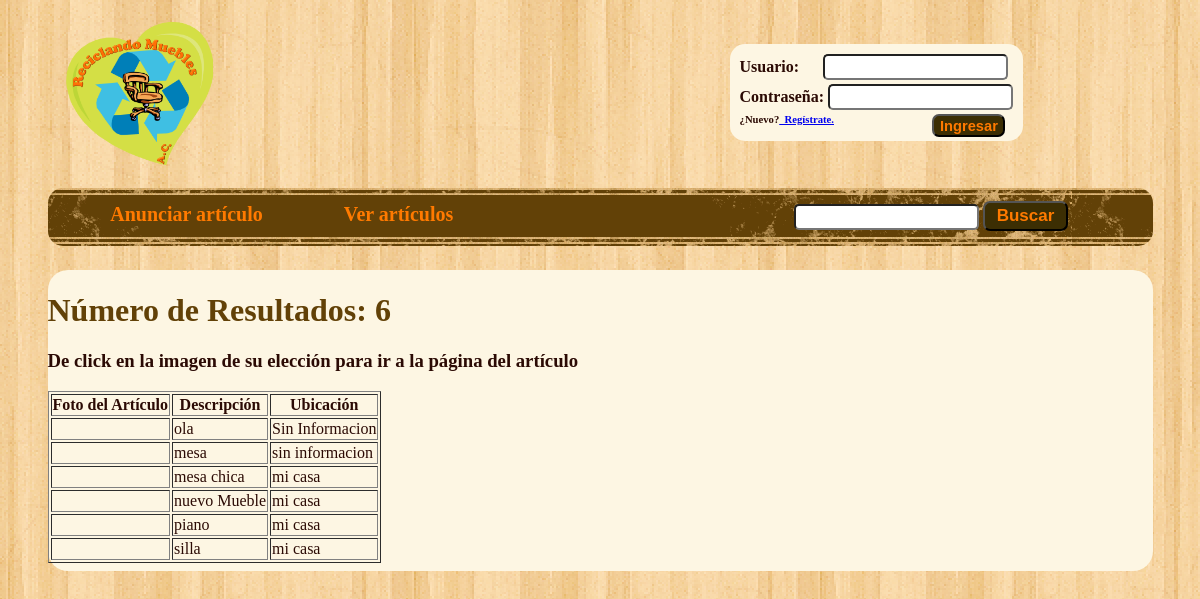
/Controllers/verArticulos.php, run on an earlier commit of the app's database.
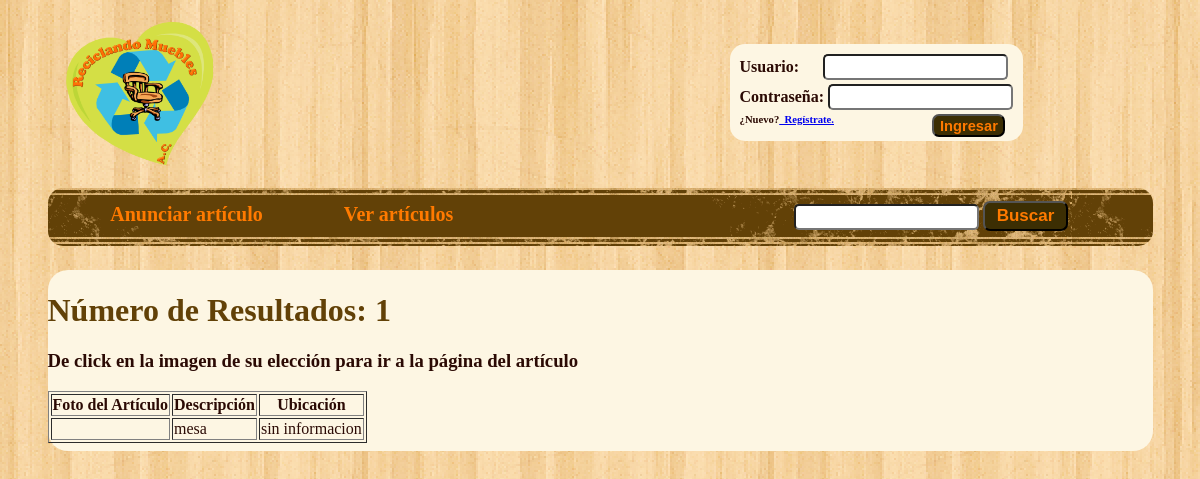
And on a later commit of the database.
### tables this page shows
CREATE TABLE IF NOT EXISTS `muebles` (
  `idMueble` int(5) NOT NULL AUTO_INCREMENT,
  `desAbreviada` varchar(60) NOT NULL,
  `desDetallada` varchar(255) NOT NULL,
  `ubicacion` varchar(70) NOT NULL,
  `latitud` varchar(100) NOT NULL,
  `reservado` int(1) NOT NULL,
  `usuario` varchar(50) NOT NULL,
  PRIMARY KEY (`idMueble`),
  KEY `usuario` (`usuario`)
);

### Models/Muebles.php (called while the page is built, shortened)
<?php
	include_once("connection.php");
	class Muebles{
		private $desAbreviada;
		private $ubicacion;
				public function llenaDatosCompletos($idMueble, $desAbreviada, $desDetallada, $ubicacion,$latitud, $reservado, $usuario){
					$this->desAbreviada = $desAbreviada;
					$this->ubicacion = $ubicacion;
				}
					public function getDesAbreviada(){
						return $this->desAbreviada;
					}
					public function getUbicacion(){
						return $this->ubicacion;
					}
				public static function obtenerListaMuebles(){
					global $conexion;
					$result = mysql_query("SELECT * FROM muebles where reservado=0",$conexion);
					$muebles= array();
					while($row= mysql_fetch_array($result)){
						$mueble = new Muebles();
						$mueble->llenaDatosCompletos($row['idMueble'], $row['desAbreviada'], $row['desDetallada'] ,  $row['ubicacion'], $row['latitud'], $row['reservado'], $row['usuario']);
						$muebles[] = $mueble;
					}
					return $muebles;
				}
	}
?>

### Views/buscarArt.php (the view, shortened to what this page needs)
<?php
	if($vacio==false){
?>
		<h1>Número de Resultados:
<?php
	$num = count($muebles);
	echo $num;
?>
		</h1>
		<h3>De click en la imagen de su elección para ir a la página del artículo</h3>
<?php
	echo "		<table border='1'>
				<tr>
					<th>Foto del Artículo</th>
					<th>Descripción</th>
					<th>Ubicación</th>
				</tr>";
	foreach($muebles as $mueble){
		$idMueble = $mueble->getIdMueble();
		echo "			<tr>\n";
		echo "				<td><a href='../Controllers/muestraInformacion.php?mueble=".$idMueble."'><img src='".(isset(glob("../PicturesData/".$mueble->getIdMueble().".*")[0])?glob("../PicturesData/".$mueble->getIdMueble().".*")[0]:'')."' width='400' /></a></td>\n";
		echo "				<td>".$mueble->getDesAbreviada()."</td>\n";
		echo "				<td>".$mueble->getUbicacion()."</td>\n";
		echo "			</tr>\n";
	}
	echo "		</table>\n";
	} else if($vacio==true){
		echo "		<h1>No hubo resultados en la búsqueda.</h1>";
	}
?>
	</div>
	</body>
</html>

### Controllers/verArticulos.php (shortened to what this page needs)
<?php
	include_once("../Models/Muebles.php");
	if(isset($_SESSION['mail'])){
		include_once("../Models/Usuario.php");
		$usuario= Usuario::obtenerUsuario($_SESSION['mail']);
		include("../Views/header.php");
	} else {
		include("../Views/headerPrincipal.php");
	}
	$muebles = Muebles::obtenerListaMuebles();
	if($muebles){
		include("../Views/buscarArt.php");
	}
?>

### Views/headerPrincipal.php (shortened to what this page needs)
<!DOCTYPE html PUBLIC "-//W3C//DTD XHTML 1.0 Transitional//EN" "http://www.w3.org/TR/xhtml1/DTD/xhtml1-transitional.dtd">
<html xmlns="http://www.w3.org/1999/xhtml" lang="en" xml:lang="en">
	<head>
		<link rel="stylesheet" href="../CSS/style.css" type="text/css" media="screen" />
	</head>
	<body>
		<a href="../Controllers/index.php"><img id="logo" src="../Pictures/logo.png" alt="Reciclando Muebles A.C."/></a>
			<div id="datosSesion">
				Usuario: &nbsp; &nbsp;&nbsp;  <input type="text" name="usuario" class="campoSesion"/><br/>
				Contraseña: <input type="password" name="contra" class="campoSesion"/><br/>
				<span class="nuevo">¿Nuevo?<a href="../Controllers/registro.php">&nbsp;&nbsp;Regístrate.</a><input type="submit" class="boton" value="Ingresar" style="margin-top: 0px; height: 23px; width: 73px; font-size: 11pt; margin-right: 8px; float: right; margin-bottom: -6px;"/></span>
			</div>
		<div id="busqueda">
			<form action="../Controllers/buscarArt.php" method="get">
				<input type="text" name="parametro" id="parametroBusqueda" class="campoSesion"/>
				<input type="submit" class="boton" value="Buscar"/>
			</form>
		</div>
		<div id="head">
			<ul class="navBar">
				<li id="link1" class="nBelement"><a href="../Controllers/anunciar.php" class="nbLink" onMouseOver="arriba(this)" onMouseOut="normal(this)">Anunciar artículo</a></li>
				<li id="link2" class="nBelement"><a href="../Controllers/verArticulos.php" class="nbLink" onMouseOver="arriba(this)" onMouseOut="normal(this)">Ver artículos</a></li>
			</ul>
		</div>
		<div id="contenido">

### CSS/style.css (style rules this page uses)
body { background-image: url(../Pictures/wp2.png); color: #2B0A04; background-repeat: repeat-x repeat-y; font-family: tahoma; }
#head { width: 1105px; height: 58px; margin-left: auto; margin-right: auto; background: url(../Pictures/header.gif); border-radius: 15px; }
#logo { width: 148px; margin-left: 58px; margin-top: 14px; margin-bottom: 22px; }
#contenido { width: 1105px; margin-left: auto; margin-right: auto; background-color: #FDF6E3; border-radius: 20px; margin-top: 24px; padding-top: 1px; padding-bottom: 8px; }
#datosSesion { position: absolute; top: 44px; right: 177px; background-color: #fdf6e3; border-radius: 15px; padding: 10px; font-family: tahoma; font-weight: bold; }
#busqueda { position: absolute; top: 182px; right: 11%; }
.campoSesion { border-radius: 5px; height: 20px; margin-bottom: 4px; }
.nuevo { font-size: 8pt; }
.boton { border-radius: 7px; height: 30px; width: 85px; font-size: 17px; background-color: #3C2E03; font-weight: bold; color: #FF7A00; margin-top: 19px; margin-bottom: 2px; }
h1 { color: #624107; }
form { margin-left: 40px; }
.navBar { list-style-type:none; margin:0; padding:0; overflow:hidden; margin-left: 39px; padding-top: 3.5px; }
.nBelement { float:left; }
.nbLink { color: #FF7A00; text-decoration: none; display:block; font-family: tahoma; border-top-width: 10px; margin-top: 12px; margin-right: 12px; font-weight: bold; font-size: 15pt; text-align: center; border-radius: 9px; width: 200px; }

What changed in the data, as far as the page shows it:
no longer on this page (row edited): muebles: desAbreviada "ola", ubicacion "Sin Informacion"
removed muebles: desAbreviada "mesa chica", ubicacion "mi casa"
removed muebles: desAbreviada "nuevo Mueble", ubicacion "mi casa"
removed muebles: desAbreviada "piano", ubicacion "mi casa"
removed muebles: desAbreviada "silla", ubicacion "mi casa"
Also different on the page:
$num: "6" → "1"
